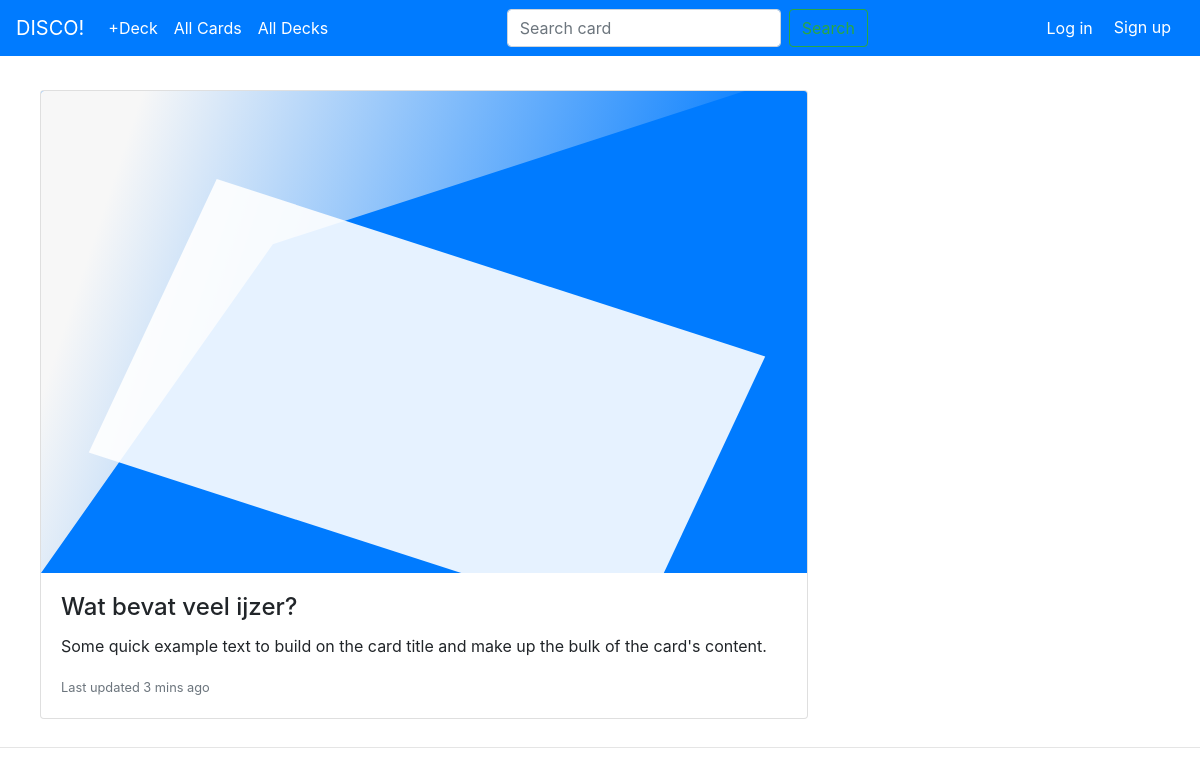
/deck/review/1/, run on an earlier commit of the app's database.
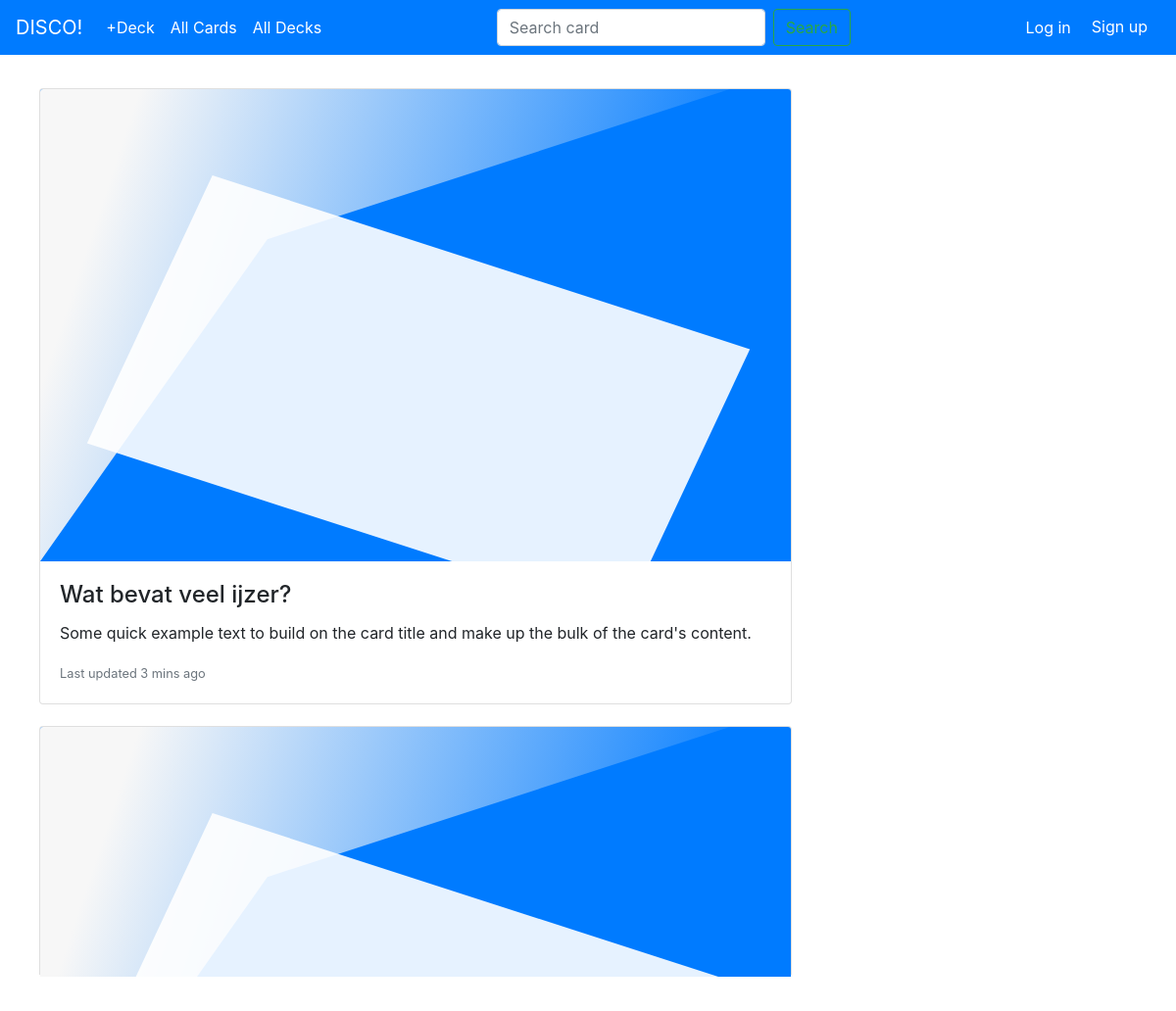
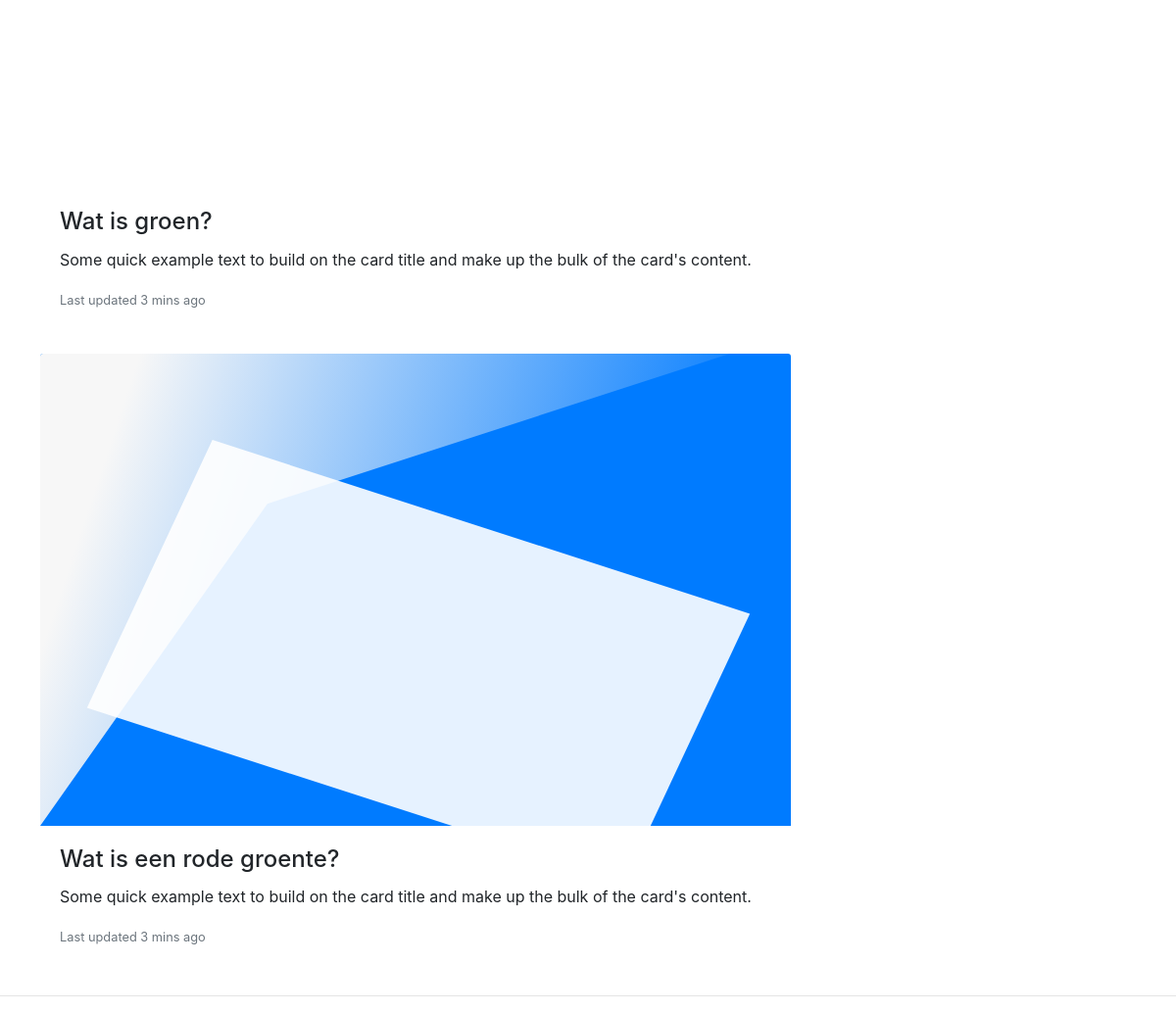
And on a later commit of the database (2 pictures, top to bottom).
### cardmaker/models.py (models this page shows, shortened)
class Card(models.Model):
    question = models.CharField(max_length=200)
    answer = models.CharField(max_length=200)
    deck = models.ForeignKey(Deck, on_delete=models.CASCADE)

### cardmaker/views.py (the view)
# urls.py: path('deck/review/<deck_id>/', views.review_deck, name='review_deck'),
def review_deck(request, deck_id):
    deck = Deck.objects.get(pk=deck_id)
    c_list = Card.objects.filter(deck_id=deck)
    context = {'list_of_cards' : c_list}
    return render(request, 'review_deck.html', context)

### cardmaker/templates/review_deck.html (shortened to what this page needs)
{% extends "base.html" %}
{% load static %}
{% block content %}
<div class="container">
  <div class="row">  <!-- THIS NEEDS EDITING AND ALSO CARD COLUMNS FOR PROPER LINUP ->
  {% for card in list_of_cards %}
    <div class="card-columns card-container">
      <div class="card-flip">
        <div class="card front">
          <img src="{% static "images/FlashCardImage.svg" %}" class="card-img-top img-fluid">
          <div class="card-body">
            <h4 class="card-title">{{ card.question }}</h4>
            <p class="card-text">Some quick example text to build on the card title and make up the bulk of the card's content.</p>
            <p class="card-text"><small class="text-muted">Last updated 3 mins ago</small></p>
          </div>
        </div>
        <div class="card back">
          <div class="card-header">
          </div>
          <div class="card-body">
            <h4 class="card-title">{{ card.question }}</h4>
            <p class="card-text">{{ card.answer }}</p>
            <a href="#" class="btn btn-primary">Go somewhere</a>
          </div>
        </div>
      </div>
    </div>
{% endfor %}
</div>
  </div>
<hr>
{% endblock %}

What changed in the data, as far as the page shows it:
added Card: question "Wat is groen?"
added Card: question "Wat is een rode groente?"
